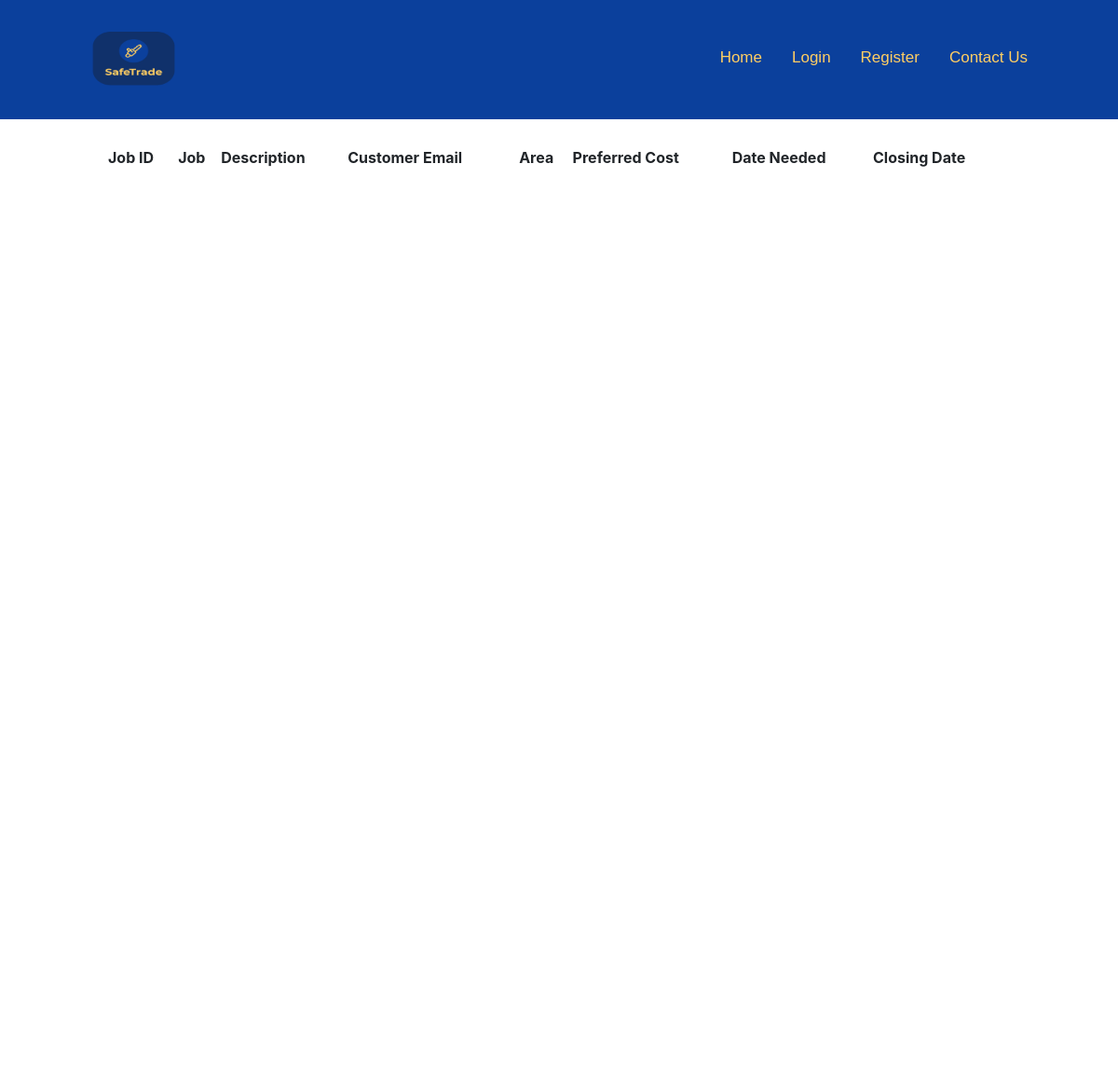
Before: /main.php with the older database file.
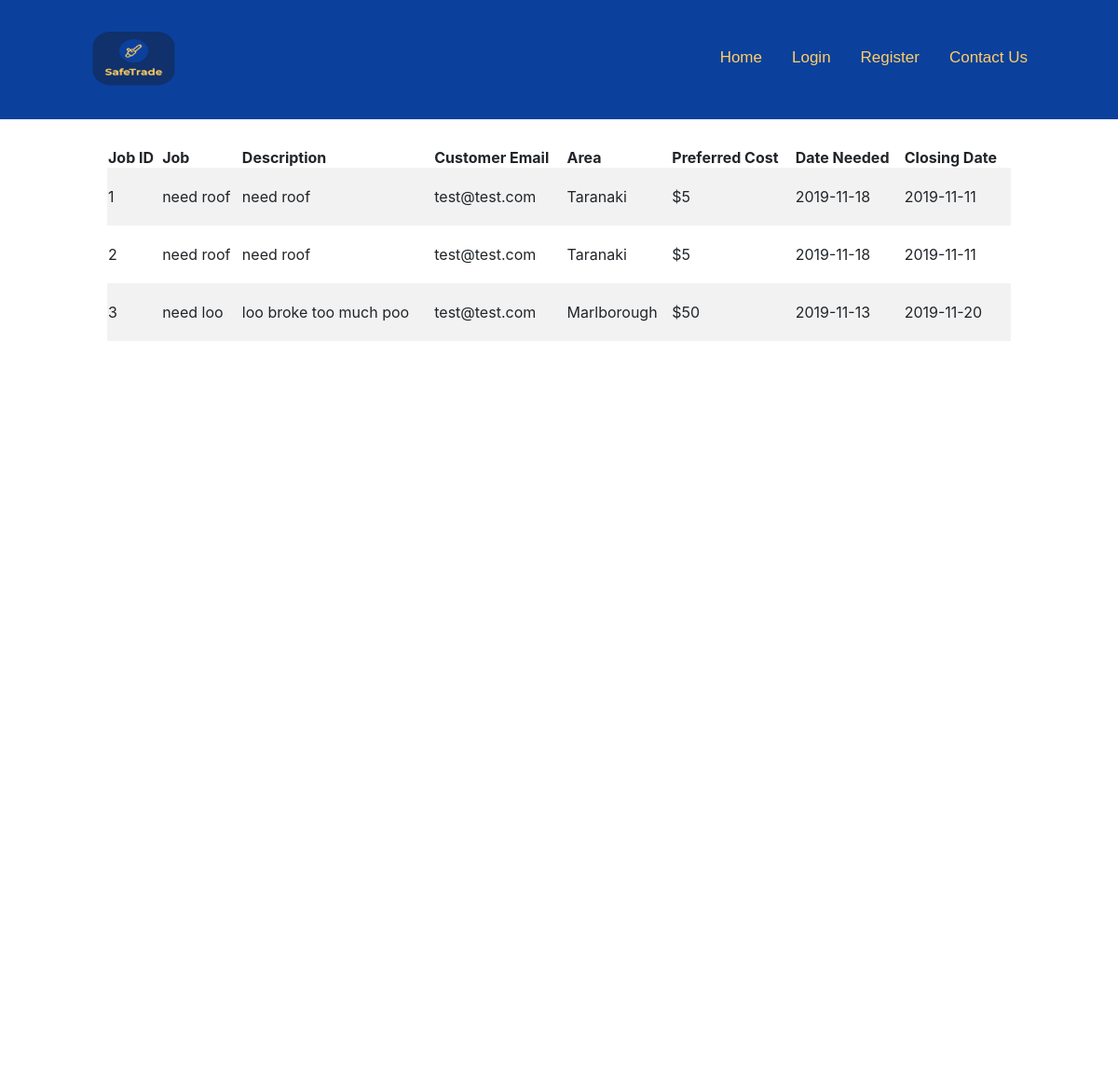
After: the same page with the newer database file.
### tables this page shows
CREATE TABLE `job` (
  `job_id` int(11) NOT NULL,
  `job_name` varchar(30) NOT NULL,
  `job_desc` varchar(255) NOT NULL,
  `cust_email` varchar(255) NOT NULL,
  `trade_name` varchar(30) NOT NULL,
  `area` varchar(30) NOT NULL,
  `preferred_cost` int(11) NOT NULL,
  `date_needed` date NOT NULL,
  `offer_end_date` date NOT NULL
);

### main.php (the view)
<?php include("header.php");
?>
<html>
<head>
<link rel="stylesheet" href="style.css">
</head>
<body>
<?php
echo "<div class=\"mainContent\">";
$sql_query = "SELECT job_id,job_name,job_desc,cust_email,trade_name,area,preferred_cost,date_needed,offer_end_date FROM job";
$results = $mysqli->query($sql_query);
if ($results != null) {
    Echo "<div>";
        echo "<table class=\"job_display\">";
        echo "<tr>";
        echo "<th>Job ID</th>";
        echo "<th>Job</th>";
        echo "<th>Description</th>";
        echo "<th>Customer Email</th>";
        echo "<th>Area</th>";
        echo "<th>Preferred Cost</th>";
        echo "<th>Date Needed</th>";
        echo "<th>Closing Date</th>";
        echo "</tr>";
    while($row = mysqli_fetch_assoc($results)) {
        echo "<tr onclick=\"location.href='detailView.php' ?var=\"job_id\"\" style=\"cursor:pointer\" method=\"POST\">";
        echo "<td>";
        echo "<br>" . $row["job_id"]. "<br><br>";
        echo "</td>";
        echo "<td>" . $row["job_name"]. "</td>";
        echo "<td>";
        echo "<br>" . $row["job_desc"]. "<br><br>";
        echo "</td>";
        echo "<td>";
        echo "<br>" . $row["cust_email"]. "<br><br>";
        echo "</td>";
        echo "<td>";
        echo "<br>" . $row["area"]. "<br><br>";
        echo "</td>";
        echo "<td>";
        echo "<br>$" . $row["preferred_cost"]. "<br><br>";
        echo "</td>";
        echo "<td>";
        echo "<br>" . $row["date_needed"]. "<br><br>";
        echo "</td>";
        echo "<td>";
        echo "<br>" . $row["offer_end_date"]. "<br><br>";
        echo "</td>";
        echo "</tr>";
    Echo "</div>";
    }
    echo "</table>";
}
?>
</body>
</html>

Changed rows visible on the page:
added job: job_id "1", job_name "need roof", job_desc "need roof", cust_email "test@test.com", area "Taranaki", preferred_cost "5", date_needed "2019-11-18", offer_end_date "2019-11-11"
added job: job_id "2", job_name "need roof", job_desc "need roof", cust_email "test@test.com", area "Taranaki", preferred_cost "5", date_needed "2019-11-18", offer_end_date "2019-11-11"
added job: job_id "3", job_name "need loo", job_desc "loo broke too much poo", cust_email "test@test.com", area "Marlborough", preferred_cost "50", date_needed "2019-11-13", offer_end_date "2019-11-20"
